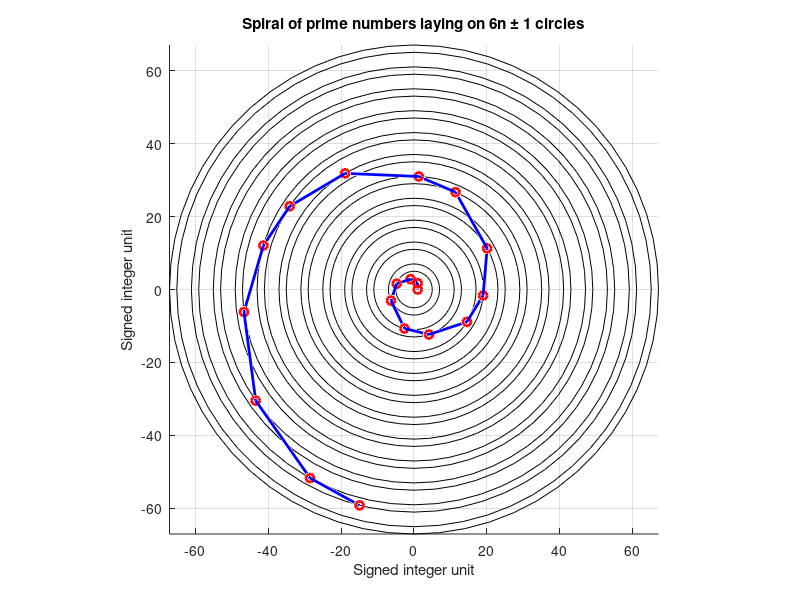

Source code (MATLAB):
function S = pnumbers_spiral(N, option_display)
%% pnumbers_spiral : function to display the spiral of prime numbers laying
% on 6n +/- 1 circles, and check its sum.
%
% Author, copyright and support : nicolas (dot) douillet (at) free (dot) fr, 2023.
%
%
% Inputs
%
% - N : integer scalar, N > 3. The first integer greater than the maximum prime wished number. May be or not be a prime number.
%
% - option_display : either numeric *1/0 or logical *true/false, the display option. 
%
%
% Output
%
% - S : integer scalar, equals to 1 + the sum of primes less or equal to N.


%% Input parsing
if nargin < 2
   
    option_display = true;
    
    if nargin  < 1
       
        N = 67;
        
    end
    
end


%% Body
u = 1:N;
v = cat(2,1,u(isprime(u))); % prime vector

M = cat(1,v(1:end-1),v(2:end),zeros(1,length(v)-1));
M = cat(2,[0;0;0],M);
Q = cat(1,v(1:end-1),zeros(1,length(v)-1),zeros(1,length(v)-1));

% Angle between two consecutive primes
beta = acos(M(1,1:end)./M(2,1:end)); % to build succesive rectangle triangles
beta(1,1) = 0;
theta = cumsum(beta);

R = @(alpha)[cos(alpha) -sin(alpha) 0;
    sin(alpha)  cos(alpha) 0;
    0           0          1];

P = Q(:,1);
k = 2;

% Compute prime spiral point coordinates
while k < 1 + size(M,2)
    
    P(:,k-1) = R(theta(1,k-1))*Q(:,k-1);
    k = k+1;
    
end

P(3,:) = v(1:end-1);


% Check expression of primes sum
S = sum(v);
disp(['check : mod(primes sum,6) < ',num2str(length(v)-1)]);
isequal(mod(S,6) < length(v)-1,true) % length(v)-1 since 1 not prime doesn't count (in prime indices)


%% Display
if option_display
    
    figure(1);
    set(gcf,'Color',[1 1 1]);
    
    plot3(P(1,:),P(2,:),P(3,:),'o','Color',[1 0 0],'Linewidth',2), hold on;
    line(P(1,:),P(2,:),P(3,:),'Color',[0 0 1],'Linewidth',2), hold on;
    
    % % Rectangle triangles and Z axis display option
    % for k = 1:size(P,2)
    %
    %    line([0,P(1,k)],[0,P(2,k)],[P(3,k),P(3,k)],'Color',[0 0 1],'Linewidth',2), hold on;
    %
    % end
    %
    % line([0 0],[0 0],[v(1,1) v(1,end)],'Color',[0 0 1],'Linewidth',2), hold on;
    
    axis square, axis equal;
    grid on;
    view(2);
    gca.Cipping = 'off';
    
    
    % Plot polar centered circles of prime radii
    pm_pot_idx = mod(u.^2-1,24) == 0;
    pm_pot_idx(1) = 0;
    
    for k = u(pm_pot_idx)
        
        rectangle('Position',[-k -k 2*k 2*k],'Curvature',[1 1]), hold on; % + z = r
        
    end
    
    xlabel('Signed integer unit')
    ylabel('Signed integer unit')
    title('Spiral of prime numbers laying on 6n \pm 1 circles');
    
end


end % pnumbers_spiral